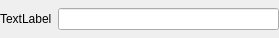
<?xml version="1.0" encoding="UTF-8"?>
<ui version="4.0">
 <class>Form</class>
 <widget class="QWidget" name="Form">
  <property name="geometry">
   <rect>
    <x>0</x>
    <y>0</y>
    <width>279</width>
    <height>38</height>
   </rect>
  </property>
  <property name="sizePolicy">
   <sizepolicy hsizetype="Preferred" vsizetype="Fixed">
    <horstretch>0</horstretch>
    <verstretch>0</verstretch>
   </sizepolicy>
  </property>
  <property name="minimumSize">
   <size>
    <width>0</width>
    <height>38</height>
   </size>
  </property>
  <property name="maximumSize">
   <size>
    <width>16777215</width>
    <height>38</height>
   </size>
  </property>
  <property name="windowTitle">
   <string>Form</string>
  </property>
  <layout class="QHBoxLayout" name="horizontalLayout">
   <property name="margin">
    <number>0</number>
   </property>
   <item>
    <widget class="QLabel" name="label">
     <property name="text">
      <string>TextLabel</string>
     </property>
    </widget>
   </item>
   <item>
    <widget class="QLineEdit" name="lineEdit"/>
   </item>
  </layout>
 </widget>
 <resources/>
 <connections/>
</ui>
